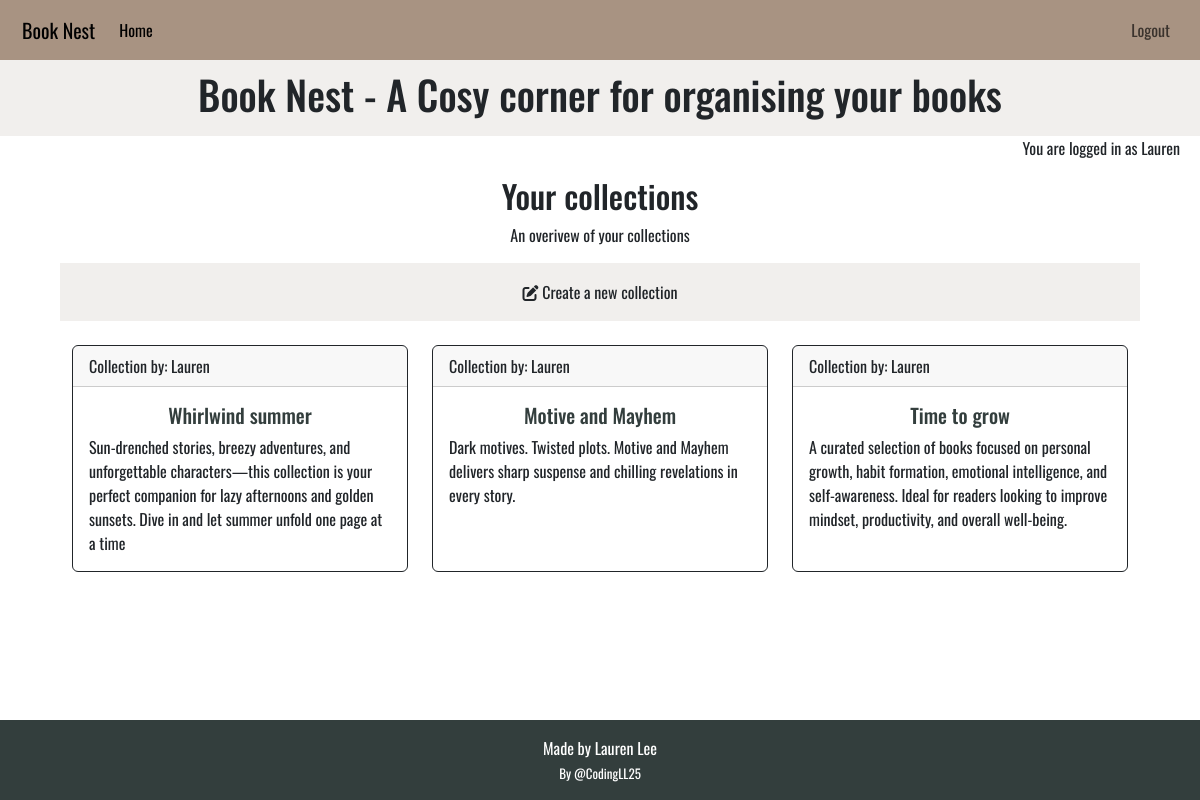
Screenshot of / (signed in) with the database file from the repository.
### library/models.py (models this page shows, shortened)
class Collection(models.Model):
    THEME_CHOICES = [
        ("romance", "Romance"),
        ("fantasy", "Fantasy"),
        ("mystery", "Mystery"),
        ("historical", "Historical"),
        ("thriller", "Thriller"),
        ("science_fiction", "Science Fiction"),
        ("nonfiction", "Nonfiction"),
        ("young_adult", "Young Adult"),
        ("literary", "Literary Fiction"),
        ("horror", "Horror"),
        ("self_development", "Self Development"),
        ("mixed", "Mixed theme"),
    ]
    name = models.CharField(max_length=100, unique=True, blank=False)
    excerpt = models.TextField(blank=True)
    theme = models.CharField(max_length=50, choices=THEME_CHOICES, default="mixed")
    user = models.ForeignKey(
        User, on_delete=models.CASCADE, related_name="collections", null=True
    )
    slug = models.SlugField(max_length=200, blank=True, unique=True)

### library/views.py (the view)
# urls.py: path("", views.CollectionList.as_view(), name="home"),
class CollectionList(generic.ListView):
    queryset = Collection.objects.all().order_by("id")
    template_name = "library/index.html"
    paginate_by = 3
    def get_context_data(self, **kwargs):
        context = super().get_context_data(**kwargs)
        context["form"] = CollectionForm()
        return context

### library/templatetags/html_filters.py (called while the page is built)
@register.filter(name="clean_html")
def clean_html(value):
    if not value:
        return ""
    value = re.sub(r"<p[^>]*>\s*(?:&nbsp;|\s)*</p>", "", value)
    value = re.sub(r"&nbsp;", " ", value)
    return strip_tags(value).strip()

### library/templates/library/index.html (shortened to what this page needs)
{% extends "base.html" %}
{% load html_filters %}
{% load crispy_forms_tags %}
{% block content %}
<div class="collection-name">
    <h2>Your collections</h2>
    <p> An overivew of your collections</p>
</div>
<section class="container-fluid heading">
    {% if user.is_authenticated %}
    <div class="form create-collection">
        <a href="{% url 'create_collection' %}" aria-label="Go to the form for creating a collection">
            <button type="submit" class="btn icon-button"><i class="fa-solid fa-pen-to-square"></i> Create a new
                collection</button>
        </a>
    </div>
    {% endif %}
</section>
<section class="collection-summary">
    <div class="container mt-4">
        {% for collection in collection_list %}
        {% if forloop.counter0|divisibleby:3 %}
        <div class="row">
            {% endif %}
            <div class="collection-holder col-12 col-sm-6 col-md-4 mb-4">
                <div class="collection-card card border-dark h-100">
                    <div class="collection-user card-header">Collection by: {{ collection.user }}</div>
                    <div class="collection-main card-body text-dark">
                        <h5 class="collection-name card-title">
                            <a href="{% url 'collection_detail' collection.slug %}"
                                class="collection-link">{{ collection.name }}</a>
                        </h5>
                        <p class="collection-card card-text">{{ collection.excerpt|clean_html }}</p>
                    </div>
                </div>
            </div>
            {% if forloop.counter|divisibleby:3 or forloop.last %}
        </div>
        {% endif %}
        {% endfor %}
</section>
{% endblock %}

### templates/base.html (shortened to what this page needs)
{% load static %}
{% url 'home' as home_url %}
{% url 'account_login' as login_url %}
{% url 'account_signup' as signup_url %}
{% url 'account_logout' as logout_url %}
<!DOCTYPE html>
<html class="h-100" lang="en">
<head>
    <link href="https://cdn.jsdelivr.net/npm/bootstrap@5.3.3/dist/css/bootstrap.min.css" rel="stylesheet"
>
    <link rel="stylesheet" href="{% static 'css/style.css' %}">
</head>
<body class="d-flex flex-column h-100 main-bg">
    <header>
        <nav class="navbar navbar-expand-lg">
            <div class="container-fluid">
                <a class="home-nav navbar-brand" aria-label="Link to the home page" href="{% url 'home' %}">Book
                    Nest</a>
                <div class="collapse navbar-collapse" id="navbarText" aria-label="Link to the home page">
                    <ul class="navbar-nav me-auto mb-2 mb-lg-0">
                        <li class="nav-item">
                            <a class="nav-link {% if request.path == home_url %}active{% endif %}" aria-current="page"
                                href="{% url 'home' %}">Home</a>
                        </li>
                    </ul>
                    <ul class="navbar-nav ms-auto mb-2 mb-lg-0">
                        {% if user.is_authenticated %}
                        <li class="nav-item" aria-label="Link to logout of your account">
                            <a class="nav-link {% if request.path == logout_url %}active{% endif %}" aria-current="page"
                                href="{% url 'account_logout' %}">Logout</a>
                        </li>
                        {% endif %}
                    </ul>
                </div>
            </div>
        </nav>
        <section class="subheadings">
            <div class="heading">
                <h1>Book Nest - A Cosy corner for organising your books</h1>
            </div>
            <span class="account-confirmation">
                {% if user.is_authenticated %}
                <p class="account-text">You are logged in as {{ user }}</p>
                {% else %}
                <p class="account-text">You are not logged in</p>
                {% endif %}
            </span>
        </section>
    </header>
    <main class="flex-shrink-0 main-bg">
        {% block content %}
        {% endblock content %}
    </main>
    <footer class="footer py-3">
        <p class="m-0 text-center">Made by Lauren Lee</p>
        <a class="github" href="https://github.com/CodingLL25" target="_blank"
            aria-label="Link to authors Github Page">By @CodingLL25</a>
    </footer>
</body>
</html>

### static/css/style.css (style rules this page uses)
:root { --primary-font: "Oswald", sans-serif; --primary-color: #333E3D; --secondary-color: rgb(214, 209, 202); --highlight: #A89382; --light-highlight: #D97E47; --bright-highlight: #632a13; --danger: rgb(131, 21, 21); }
body { min-height: 100vh; display: flex; width: 100%; flex-direction: column; font-family: var(--primary-font); margin: 0; overflow-x: hidden; overflow-wrap: anywhere; }
main { flex: 1 0 auto; max-width: 1399px; margin: 0% 5%; position: relative; padding-bottom: 20px; }
.navbar { display: flex; width: 100%; background-color: var(--highlight); padding: 10px; }
.heading, .action-form { background-color: rgba(214, 209, 202, 0.35); padding: 10px; text-align: center; }
.account-text { height: 25px; padding-right: 20px; text-align: right; }
.footer { width: 100%; background-color: var(--primary-color); color: white; text-align: center; }
.github { text-decoration: none; color: white; font-size: small; }
.collection-summary { width: 100%; display: flex; }
.collection-link { text-decoration: none; color: var(--primary-color); }
.collection-name { width: 100%; display: block; text-align: center; }
.icon-button { margin-left: auto; }

### rows the page displays
Collection: user "Lauren", name "Whirlwind summer", excerpt|clean_html "Sun-drenched stories, breezy adventures, and unforgettable characters—this collection is your perfect companion for lazy afternoons and golden sunsets. Dive in and let summer unfold one page at a time"
Collection: user "Lauren", name "Motive and Mayhem", excerpt|clean_html "Dark motives. Twisted plots. Motive and Mayhem delivers sharp suspense and chilling revelations in every story."
Collection: user "Lauren", name "Time to grow", excerpt|clean_html "A curated selection of books focused on personal growth, habit formation, emotional intelligence, and self-awareness. Ideal for readers looking to improve mindset, productivity, and overall well-being."

### other values shown
{{ user }} "Lauren"
